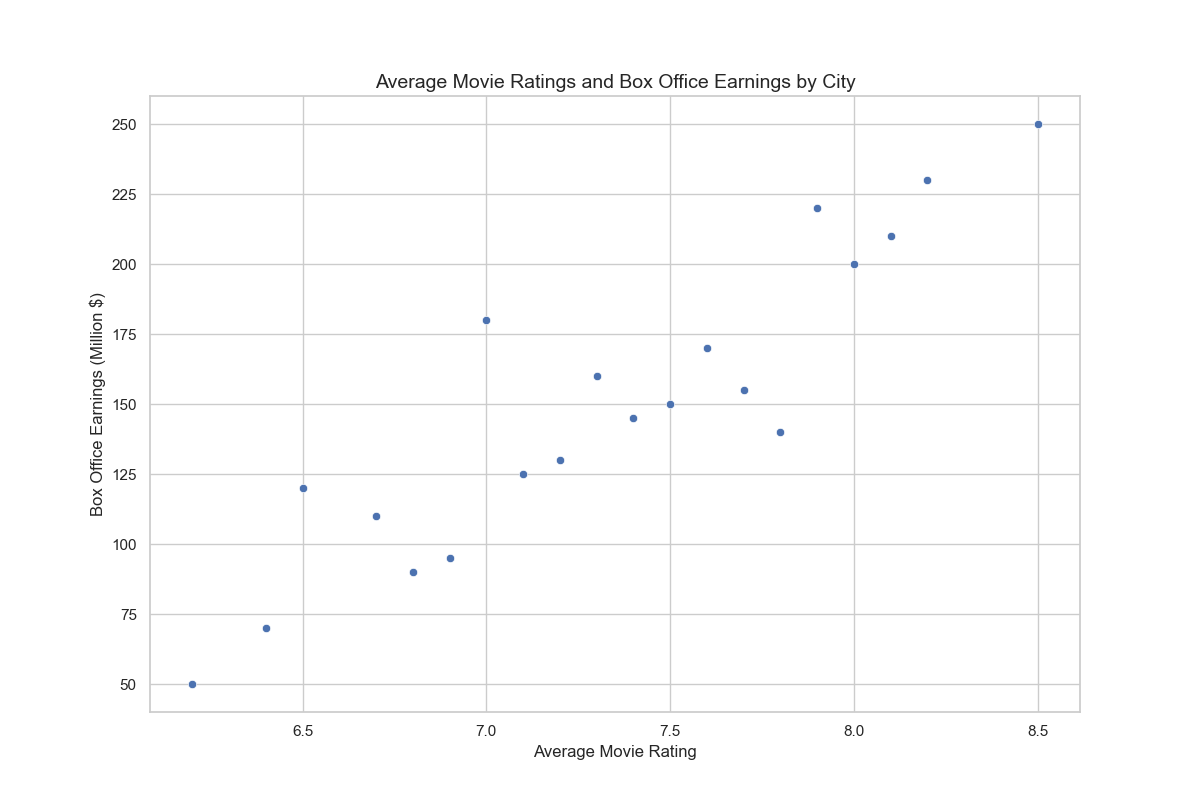

This chart was generated by the following Python code:

import seaborn as sns
import pandas as pd
import matplotlib.pyplot as plt

# Create a DataFrame with the provided data
data = {
    'City': ['London', 'New York', 'Los Angeles', 'Tokyo', 'Paris', 'Berlin', 'Moscow', 'Beijing', 'Sydney', 'Rio de Janeiro', 'Cairo', 'Mumbai', 'Chicago', 'Toronto', 'Mexico City', 'Seoul', 'Madrid', 'Johannesburg', 'Dubai', 'Singapore'],
    'Average_Movie_Rating': [7.5, 8.0, 8.5, 7.0, 6.5, 7.2, 6.8, 7.9, 7.3, 6.7, 6.2, 8.1, 7.6, 7.8, 6.9, 8.2, 7.1, 6.4, 7.7, 7.4],
    'Box_Office_Earnings_Million': [150, 200, 250, 180, 120, 130, 90, 220, 160, 110, 50, 210, 170, 140, 95, 230, 125, 70, 155, 145]
}

df = pd.DataFrame(data)

# Plotting the scatterplot
plt.figure(figsize=(12, 8))
scatterplot = sns.scatterplot(data=df, x='Average_Movie_Rating', y='Box_Office_Earnings_Million', palette=['#4B0082', '#FF4500'])

scatterplot.set_title('Average Movie Ratings and Box Office Earnings by City', fontsize=14)
scatterplot.set_xlabel('Average Movie Rating', fontsize=12)
scatterplot.set_ylabel('Box Office Earnings (Million $)', fontsize=12)
plt.show()
